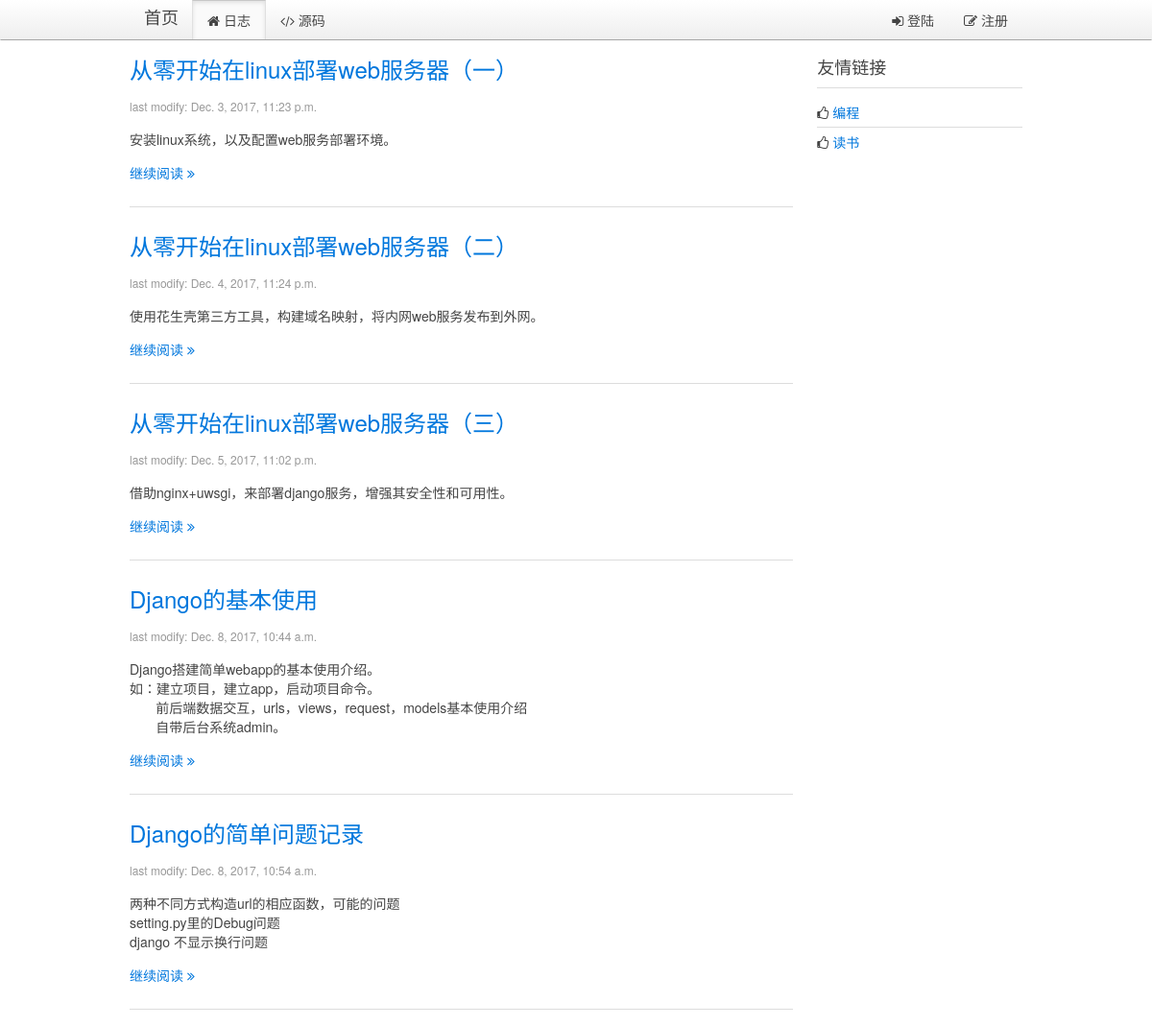
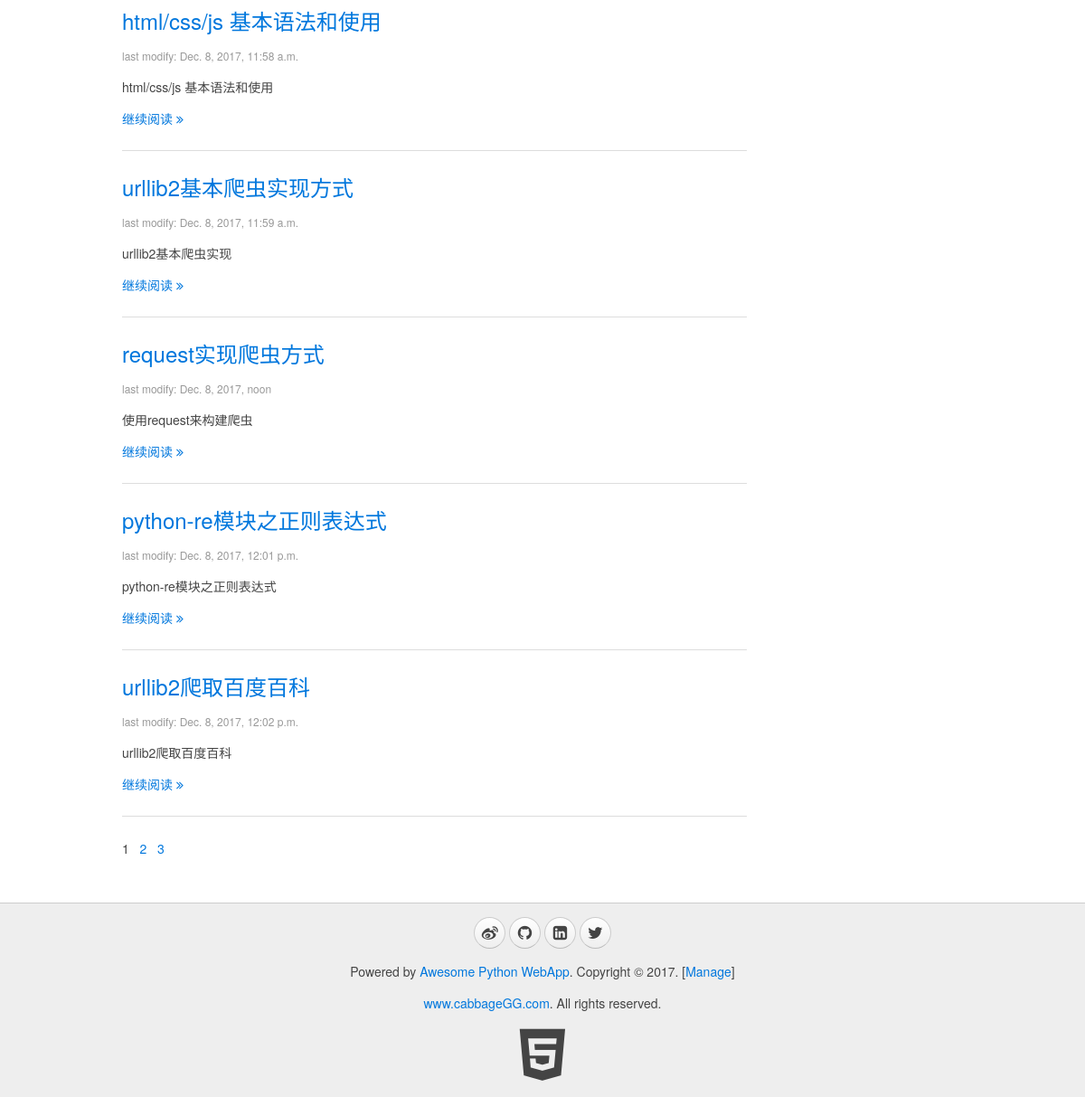
/blog/, run on an earlier commit of the app's database (2 pictures, top to bottom).
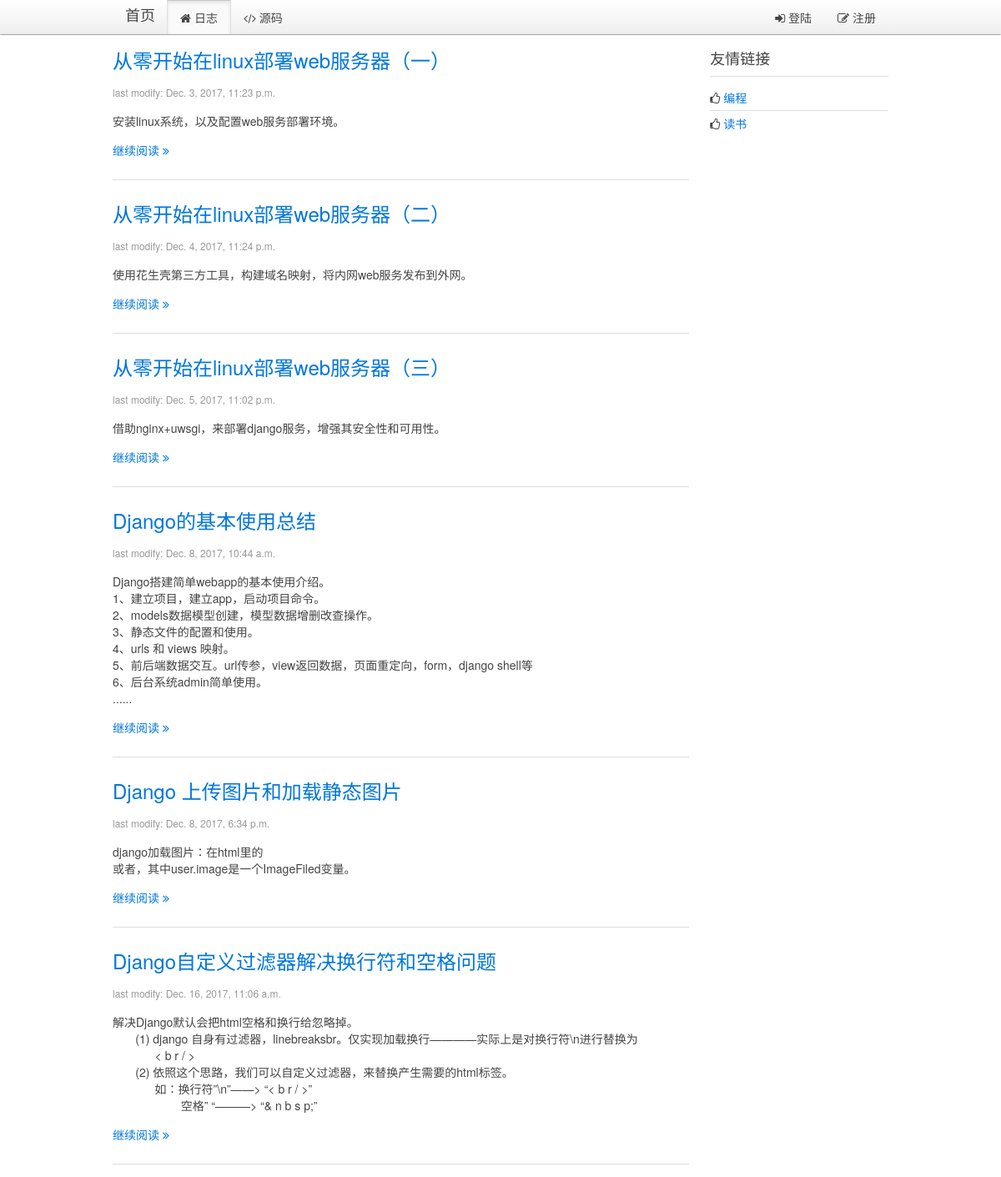
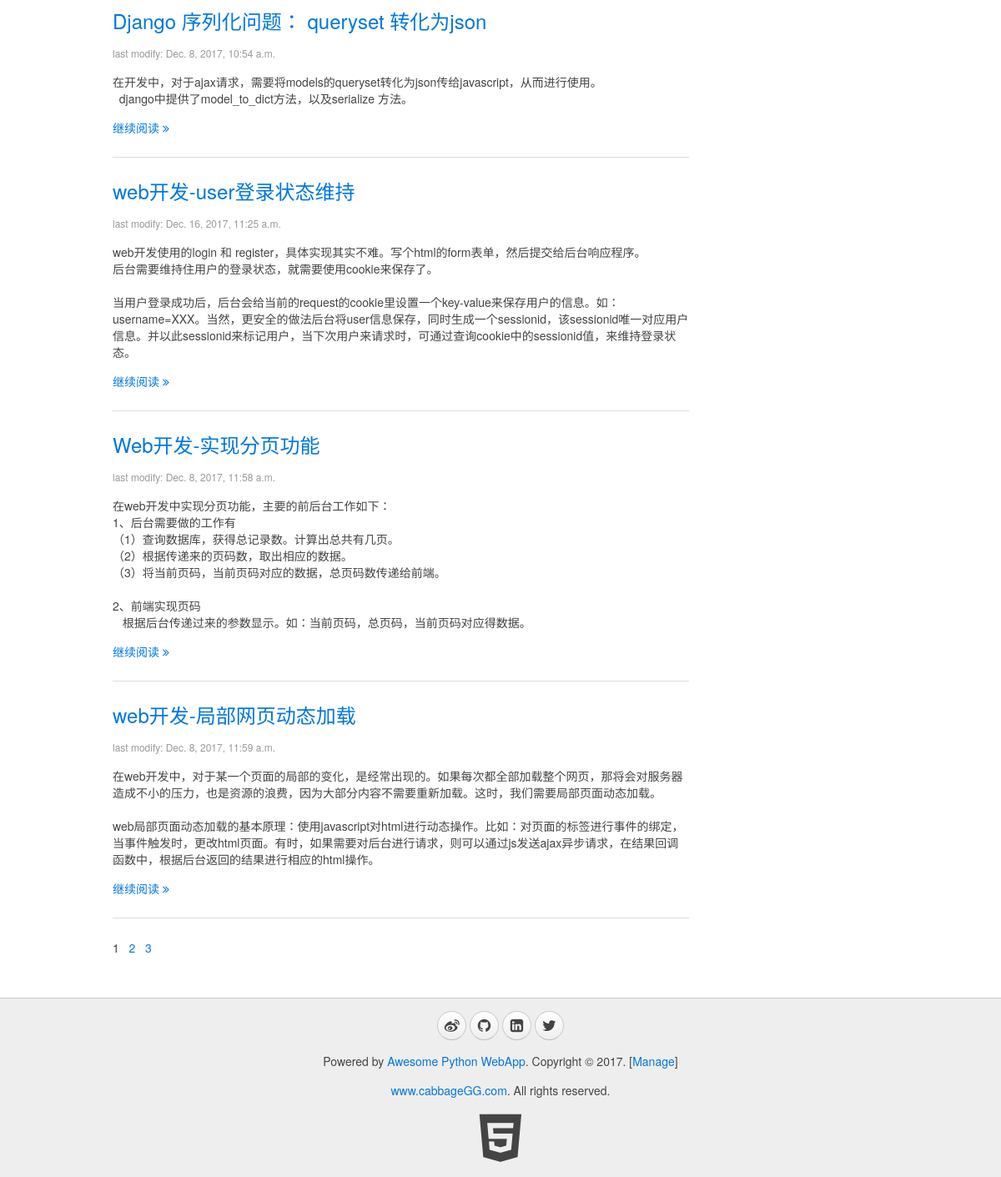
And on a later commit of the database (2 pictures, top to bottom).
### blog/models.py (models this page shows, shortened)
class Blog(models.Model):
    title = models.CharField(max_length=32, default="Title")
    content = models.TextField(null=True)
    summary = models.TextField(null=True)
    create_time = models.DateTimeField(null=True)

### blog/views.py (the view)
def blogs(request):
    userinfo = ""
    account = request.COOKIES.get("account","")
    if account:
        userinfo = models.User.objects.filter(account=account)
        if userinfo:
            userinfo = userinfo[0]
    page = int(request.GET.get("p", "1"))
    first = (page - 1)*10
    end = first + 10
    blogs = models.Blog.objects.all()
    total_nums = len(blogs)
    if (total_nums % 10) > 0:
        page_nums = int(total_nums/10) + 1
    else:
        page_nums = int(total_nums/10)
    page_nums = range(0, page_nums)
    blogs = blogs[first:end]
    page = page - 1
    return render(request, "blog/blogs.html", {"blogs": blogs, "page":page, "page_nums":page_nums, "userinfo":userinfo})

### blog/templatetags/myfilter.py (called while the page is built)
@register.filter
def replaceTags(content):
    content = content.replace(" ", "&nbsp;")  # 预处理空格
    content = content.replace("\n", "<br/>")  # 预处理换行
    return content

### blog/templates/blog/blogs.html (shortened to what this page needs)
{% extends '__base__.html' %}
{% load myfilter %}
{% block content %}
    <div class="uk-width-medium-3-4">
    {% for blog in blogs %}
        <article class="uk-article">
            <h2><a href="/blog/page/{{ blog.id }}">{{ blog.title }}</a></h2>
            <p class="uk-article-meta">last modify: {{ blog.create_time }}</p>
            <p>{% autoescape off %}{{ blog.summary | replaceTags }}{% endautoescape %}</p>
            <p><a href="/blog/page/{{ blog.id }}">继续阅读 <i class="uk-icon-angle-double-right"></i></a></p>
        </article>
        <hr class="uk-article-divider">
    {% endfor %}
        <div class="page">
        {% for page_num in page_nums %}
            {% if page_num == page %}
                <span>{{ page_num|add:"1" }}&nbsp;&nbsp;</span>
            {% else %}
                <a href="?p={{ page_num|add:"1" }}"><span>{{ page_num|add:"1" }}&nbsp;&nbsp;</span></a>
            {% endif %}
        {% endfor %}
        </div>
    </div>
    <div class="uk-width-medium-1-4">
        <div class="uk-panel uk-panel-header">
            <h3 class="uk-panel-title">友情链接</h3>
            <ul class="uk-list uk-list-line">
                <li><i class="uk-icon-thumbs-o-up"></i> <a target="_blank" href="https://github.com/cabbageGG">编程</a></li>
                <li><i class="uk-icon-thumbs-o-up"></i> <a target="_blank" href="http://blog.jobbole.com/all-posts/">读书</a></li>
            </ul>
        </div>
    </div>
{% endblock %}

### blog/templates/__base__.html (shortened to what this page needs)
<!DOCTYPE html>
<html>
{% load staticfiles %}
<head>
    <link rel="stylesheet" href="{% static 'css/uikit.min.css' %}">
    <link rel="stylesheet" href="{% static 'css/uikit.gradient.min.css' %}">
    <link rel="stylesheet" href="{% static 'css/awesome.css' %}" />
</head>
<body>
    <nav class="uk-navbar uk-navbar-attached uk-margin-bottom">
        <div class="uk-container uk-container-center">
            <a href="{% url 'blog:index' %}" class="uk-navbar-brand">首页</a>
            <ul class="uk-navbar-nav">
                <li data-url="blogs"><a href="{% url 'blog:index' %}"><i class="uk-icon-home"></i> 日志</a></li>
                <li><a target="_blank" href="https://github.com/cabbageGG/myblog"><i class="uk-icon-code"></i> 源码</a></li>
            </ul>
            <div class="uk-navbar-flip">
                <ul class="uk-navbar-nav">
                {% if userinfo %}
                    <li class="uk-parent" data-uk-dropdown>
                        <a href="#0"><i class="uk-icon-user"></i> {{ userinfo.name }}</a>
                        <div class="uk-dropdown uk-dropdown-navbar">
                            <ul class="uk-nav uk-nav-navbar">
                                <li><a href="{% url 'blog:signout' %}"><i class="uk-icon-sign-out"></i> 登出</a></li>
                                <li><a href="{% url 'blog:uploadImg' %}"><i class="uk-icon-sign-out"></i>上传头像</a></li>
                            </ul>
                        </div>
                    </li>
                {% else %}
                    <li><a href="{% url 'blog:signin' %}"><i class="uk-icon-sign-in"></i> 登陆</a></li>
                    <li><a href="{% url 'blog:register' %}"><i class="uk-icon-edit"></i> 注册</a></li>
                {% endif %}
                </ul>
            </div>
        </div>
    </nav>
    <div class="uk-container uk-container-center">
        <div class="uk-grid">
            {% block content %}
            {% endblock %}
        </div>
    </div>
    <div class="uk-margin-large-top" style="background-color:#eee; border-top:1px solid #ccc;">
        <div class="uk-container uk-container-center uk-text-center">
            <div class="uk-panel uk-margin-top uk-margin-bottom">
                <p>
                    <a target="_blank" href="http://weibo.com/" class="uk-icon-button uk-icon-weibo"></a>
                    <a target="_blank" href="https://github.com/cabbageGG" class="uk-icon-button uk-icon-github"></a>
                    <a target="_blank" href="http://www.linkedin.com/" class="uk-icon-button uk-icon-linkedin-square"></a>
                    <a target="_blank" href="https://twitter.com/" class="uk-icon-button uk-icon-twitter"></a>
                </p>
                <p>Powered by <a href="https://github.com/cabbageGG">Awesome Python WebApp</a>. Copyright &copy; 2017. [<a href="/admin/" target="_blank">Manage</a>]</p>
                <p><a href="https://github.com/cabbageGG" target="_blank">www.cabbageGG.com</a>. All rights reserved.</p>
                <a target="_blank" href="http://www.w3.org/TR/html5/"><i class="uk-icon-html5" style="font-size:64px; color: #444;"></i></a>
            </div>
        </div>
    </div>
</body>
</html>

What changed in the data, as far as the page shows it:
removed Blog: title "Django的基本使用", create_time "Dec. 8, 2017, 10:44 a.m.", summary "Django搭建简单webapp的基本使用介绍。 如：建立项目，建立app，启动项目命令。 前后端数据交互，urls，views，request，models基本使用介绍 自带后台系统admin。"
no longer on this page (row edited): Blog: title "request实现爬虫方式", create_time "Dec. 8, 2017, noon", summary "使用request来构建爬虫"
no longer on this page (row unchanged): Blog: title "python-re模块之正则表达式", create_time "Dec. 8, 2017, 12:01 p.m.", summary "python-re模块之正则表达式"
no longer on this page (row unchanged): Blog: title "urllib2爬取百度百科", create_time "Dec. 8, 2017, 12:02 p.m.", summary "urllib2爬取百度百科"
added Blog: title "Django的基本使用总结", create_time "Dec. 8, 2017, 10:44 a.m.", summary "Django搭建简单webapp的基本使用介绍。 1、建立项目，建立app，启动项目命令。 2、models数据模型创建，模型数据增删改查操作。 3、静态文件的配置和使用。 4、urls 和 views 映射。 5、前后端数据交互。url传参，view返回数据，页面重定向，form，django shell等 6、后台系统admin简单使用。 ......"
added Blog: title "Django 上传图片和加载静态图片", create_time "Dec. 8, 2017, 6:34 p.m.", summary "django加载图片：在html里的 或者 ，其中user.image是一个ImageFiled变量。"
added Blog: title "Django自定义过滤器解决换行符和空格问题", create_time "Dec. 16, 2017, 11:06 a.m.", summary "解决Django默认会把html空格和换行给忽略掉。 (1) django 自身有过滤器，linebreaksbr。仅实现加载换行————实际上是对换行符\\n进行替换为 < b r / > (2) 依照这个思路，我们可以自定义过滤器，来替换产生需要的html标签。 如：换行符”\\n”——> “< b r / >” 空格” “———> “& n b s p;”"
changed Blog: title "Django的简单问题记录" → "Django 序列化问题： queryset 转化为json"; summary "两种不同方式构造url的相应函数，可能的问题 setting.py里的Debug问题 django 不显示换行问题" → "在开发中，对于ajax请求，需要将models的queryset转化为json传给javascript，从而进行使用。 django中提供了model_to_dict方法，以及serialize 方法。"
added Blog: title "web开发-user登录状态维持", create_time "Dec. 16, 2017, 11:25 a.m.", summary "web开发使用的login 和 register，具体实现其实不难。写个html的form表单，然后提交给后台响应程序。 后台需要维持住用户的登录状态，就需要使用cookie来保存了。 当用户登录成功后，后台会给当前的request的cookie里设置一个key-value来保存用户的信息。如：username=XXX。当然，更安全的做法后台将user信息保存，同时生成一个sessionid，该sessionid唯一对应用户信息。并以此sessionid来标记用户，当下次用户来请求时，可通过查询cookie中的sessionid值，来维持登录状态。"
changed Blog: title "html/css/js 基本语法和使用" → "Web开发-实现分页功能"; summary "html/css/js 基本语法和使用" → "在web开发中实现分页功能，主要的前后台工作如下： 1、后台需要做的工作有 （1）查询数据库，获得总记录数。计算出总共有几页。 （2）根据传递来的页码数，取出相应的数据。 （3）将当前页码，当前页码对应的数据，总页码数传递给前端。 2、前端实现页码 根据后台传递过来的参数显示。如：当前页码，总页码，当前页码对应得数据。"
changed Blog: title "urllib2基本爬虫实现方式" → "web开发-局部网页动态加载"; summary "urllib2基本爬虫实现" → "在web开发中，对于某一个页面的局部的变化，是经常出现的。如果每次都全部加载整个网页，那将会对服务器造成不小的压力，也是资源的浪费，因为大部分内容不需要重新加载。这时，我们需要局部页面动态加载。 web局部页面动态加载的基本原理：使用javascript对html进行动态操作。比如：对页面的标签进行事件的绑定，当事件触发时，更改html页面。有时，如果需要对后台进行请求，则可以通过js发送ajax异步请求，在结果回调函数中，根据后台返回的结果进行相应的html操作。"
